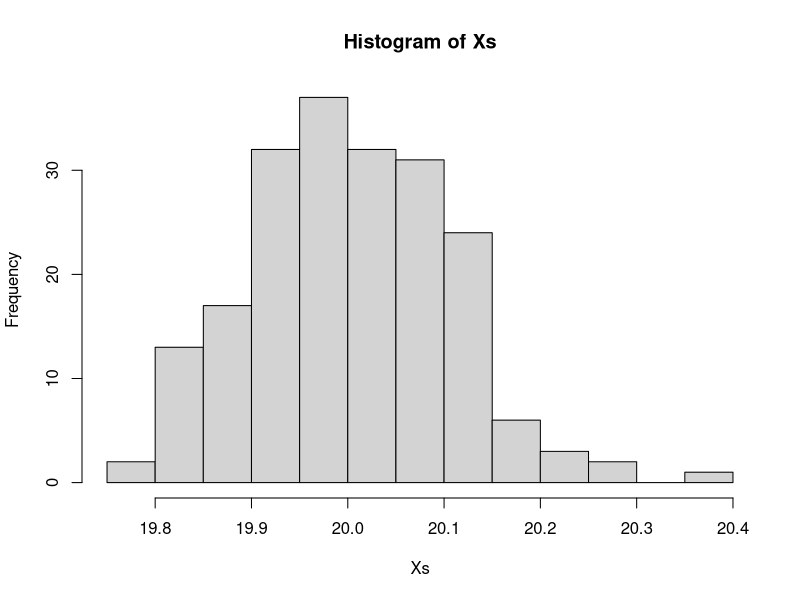
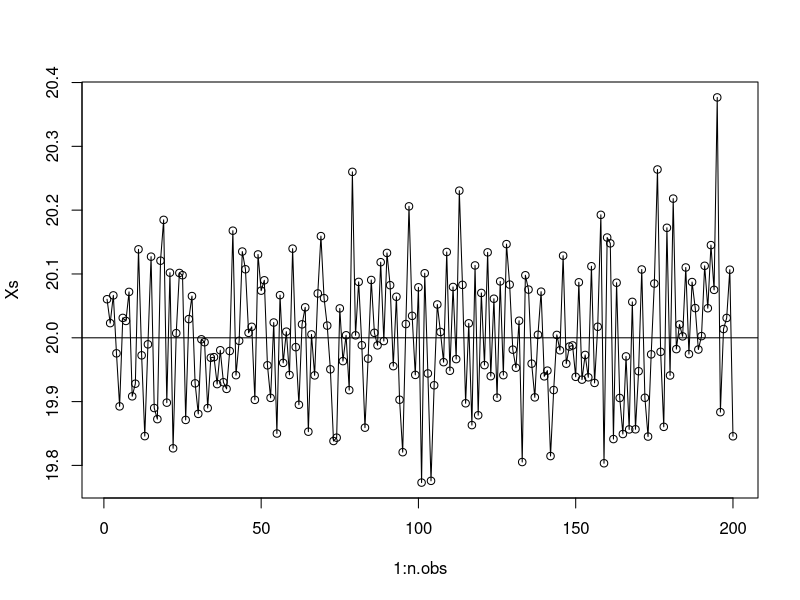

Write the R code that produced these figures, in order.
##########################
# TRUE AND OBSERVED SCORES
##########################
# author: Giorgio Arcara
# ver: 21/10/2023

#################
# DESCRIPTION
###################
# this is a short script to simulate some properties of True and Observed scores
# under assumptions of classical test theory


# X = observed score
# T = True score
# E = error

# E = N(0, sd) # error is distributed "by definition" as a normal variable with 0 mean and a given standard deviation sd

#############################################################
## SIMULATE A SINGLE OBSERVED SCORE GIVEN A KNOWN TRUE SCORE
#############################################################
T = 20 # true score
E.sd = 0.1 # Error (sd)

E = rnorm(1, mean=0, sd = E.sd)

X = T + E

print(X)

#############################################################
## SIMULATE MULTIPLE OBSERVED SCORE WITH A GIVEN TRUE SCORE
#############################################################
# the following lines show what 

T = 20 # true score
E.sd = 0.1 # Error  (sd)
n.obs = 200 # number of observations

# data simulation
Xs = NULL
for (iE in 1:n.obs){
  E = rnorm(1, mean = 0, sd = E.sd)
  Xs[iE] = T + E
}

print(Xs)

# calculate mean of observed scores (the larger the number of repeated measurement, the better the approximation to the True score)
mean(Xs) 

# histogram of observed scores
hist(Xs) 

# plot observed scores as compared to True Score
plot(1:n.obs, Xs)
lines(1:n.obs, Xs)
abline(h=T)
